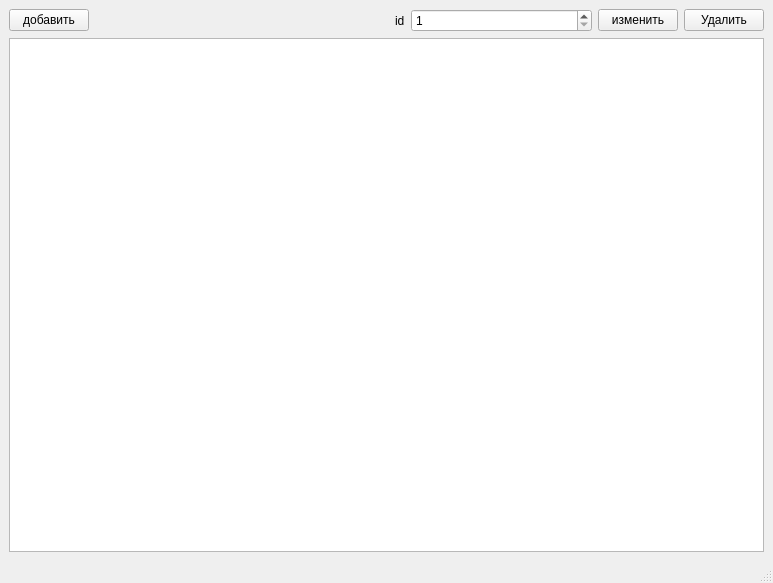
<?xml version="1.0" encoding="UTF-8"?>
<ui version="4.0">
 <class>MainWindow</class>
 <widget class="QMainWindow" name="MainWindow">
  <property name="geometry">
   <rect>
    <x>0</x>
    <y>0</y>
    <width>773</width>
    <height>583</height>
   </rect>
  </property>
  <property name="windowTitle">
   <string>MainWindow</string>
  </property>
  <widget class="QWidget" name="centralwidget">
   <layout class="QVBoxLayout" name="verticalLayout_3">
    <item>
     <layout class="QVBoxLayout" name="verticalLayout_2">
      <item>
       <layout class="QHBoxLayout" name="horizontalLayout" stretch="0,0,0,1,0,0">
        <property name="sizeConstraint">
         <enum>QLayout::SizeConstraint::SetMinAndMaxSize</enum>
        </property>
        <item>
         <widget class="QPushButton" name="pushButton_3">
          <property name="text">
           <string>добавить</string>
          </property>
         </widget>
        </item>
        <item>
         <spacer name="horizontalSpacer">
          <property name="orientation">
           <enum>Qt::Orientation::Horizontal</enum>
          </property>
          <property name="sizeHint" stdset="0">
           <size>
            <width>300</width>
            <height>20</height>
           </size>
          </property>
         </spacer>
        </item>
        <item>
         <widget class="QLabel" name="label">
          <property name="text">
           <string>id</string>
          </property>
         </widget>
        </item>
        <item>
         <widget class="QSpinBox" name="spinBox">
          <property name="minimum">
           <number>1</number>
          </property>
          <property name="maximum">
           <number>999999999</number>
          </property>
         </widget>
        </item>
        <item>
         <widget class="QPushButton" name="pushButton_2">
          <property name="text">
           <string>изменить</string>
          </property>
         </widget>
        </item>
        <item>
         <widget class="QPushButton" name="pushButton">
          <property name="text">
           <string>Удалить</string>
          </property>
         </widget>
        </item>
       </layout>
      </item>
      <item>
       <widget class="QTableWidget" name="tableWidget"/>
      </item>
     </layout>
    </item>
   </layout>
  </widget>
  <widget class="QMenuBar" name="menubar">
   <property name="geometry">
    <rect>
     <x>0</x>
     <y>0</y>
     <width>773</width>
     <height>22</height>
    </rect>
   </property>
  </widget>
  <widget class="QStatusBar" name="statusbar"/>
 </widget>
 <resources/>
 <connections/>
</ui>
